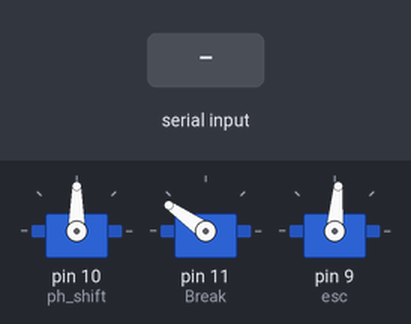
Simulated run of this sketch. Board: Arduino Uno, built with avr-gcc and run on an emulated ATmega328P. Shown: 3 × servo. Inputs (shaded band) come from the test bench.

Above: at 4.2 s.
4.3 s: "90,45\n" received over Serial
At 5.35 s:
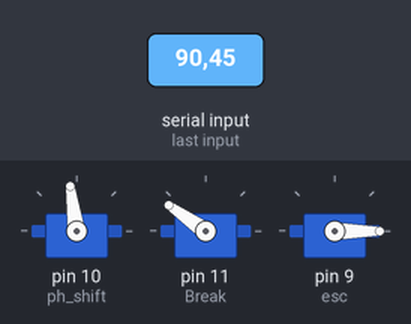
At 7.2 s:
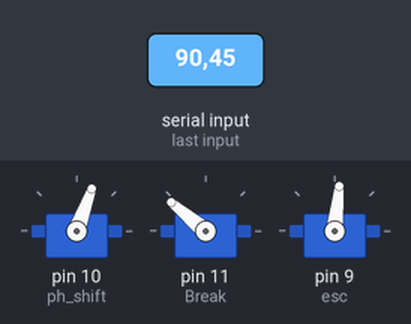
7.3 s: "30,150\n" received over Serial
At 9.8 s:
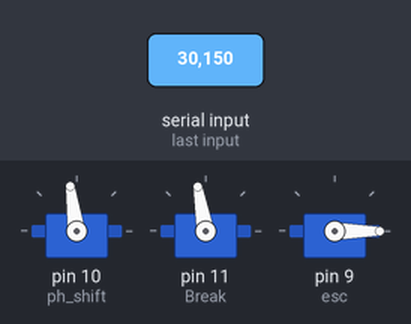
10.3 s: "5\n" received over Serial
13.3 s: "90\n" received over Serial
Timing chart, 0 to 17.3 s (numbered marks = the images above; inputs shaded):
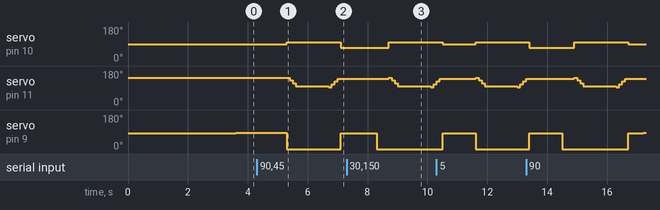

The sketch:

PNV3_servo_BLDC.ino
```cpp
#include <Servo.h>
#define NORMAL 90
#define DISENGAGE 98
#define REVERSE 70
#define NO_BREAK 145
#define BREAK 95

Servo ph_shift;
Servo esc;
Servo Break;


void setup() {
  Serial.begin(9600);

  ph_shift.attach(10);
  ph_shift.write(90);

  Break.attach(11);
  Break.write(NO_BREAK);

  esc.attach(9);
  esc.writeMicroseconds(1400);
  delay(3000);

}

void loop() {
  bool reverse = false;

  for(int throttle=1410; throttle<=1500; throttle++) {
    // Serial.println(throttle);
    esc.writeMicroseconds(throttle);
    delay(100);

    // if(throttle==1460){
    //   Serial.println("1460");
    //   esc.writeMicroseconds(0);
    //   delay(2000);
    // }

    // if(throttle==1499){
    //   esc.writeMicroseconds(0);
    //   ph_shift.write(DISENGAGE);
    //   for(int angle = NO_BREAK; angle > BREAK; angle-=15)
    //     {
    //       Break.write(angle);
    //       delay(100);
    //     }
    //     delay(1000);
    //   ph_shift.write(NORMAL);
    //   for(int angle = BREAK; angle < NO_BREAK; angle+=15)
    //     {
    //       Break.write(angle);
    //       delay(100);
    //     }
    // }


    if (Serial.available() > 0){
      String msg = Serial.readString();
      int num;
      num = msg.toInt();

      if(!reverse) {
        esc.writeMicroseconds(0);
        ph_shift.write(DISENGAGE);
        for(int angle = NO_BREAK; angle > BREAK; angle-=15)
        {
          Break.write(angle);
          delay(100);
        }
        delay(1000);

        for(int angle = BREAK; angle < NO_BREAK; angle+=15)
        {
          Break.write(angle);
          delay(100);
        }
        ph_shift.write(REVERSE);
        throttle=1410;
        reverse = true;
      }

      else {
        esc.writeMicroseconds(0);
        delay(400);
        ph_shift.write(DISENGAGE);
        for(int angle = NO_BREAK; angle > BREAK; angle-=15)
        {
          Break.write(angle);
          delay(100);
        }
        delay(1000);
        for(int angle = BREAK; angle < NO_BREAK; angle+=15)
        {
          Break.write(angle);
          delay(100);
        }
        ph_shift.write(NORMAL);
        throttle=1410;
        reverse = false;
      }

    }
  }

}
```

Measured:
- after the input at 4.3 s, servo on pin 10 (ph_shift): 90° → 98° after 1.0 s, → 70° 1.8 s later; servo on pin 11 (Break): 145° → 130° after 1.1 s, → 115° 0.10 s later, → 100° 0.10 s later, → 95° 1.1 s later, … (7 changes in this stretch)
- after the input at 7.3 s, servo on pin 10 (ph_shift): 70° → 98° after 1.4 s; servo on pin 11 (Break): 140° → 145° after 1.4 s, → 130° 0.10 s later, → 115° 0.10 s later, → 100° 0.10 s later, … (6 changes in this stretch)
